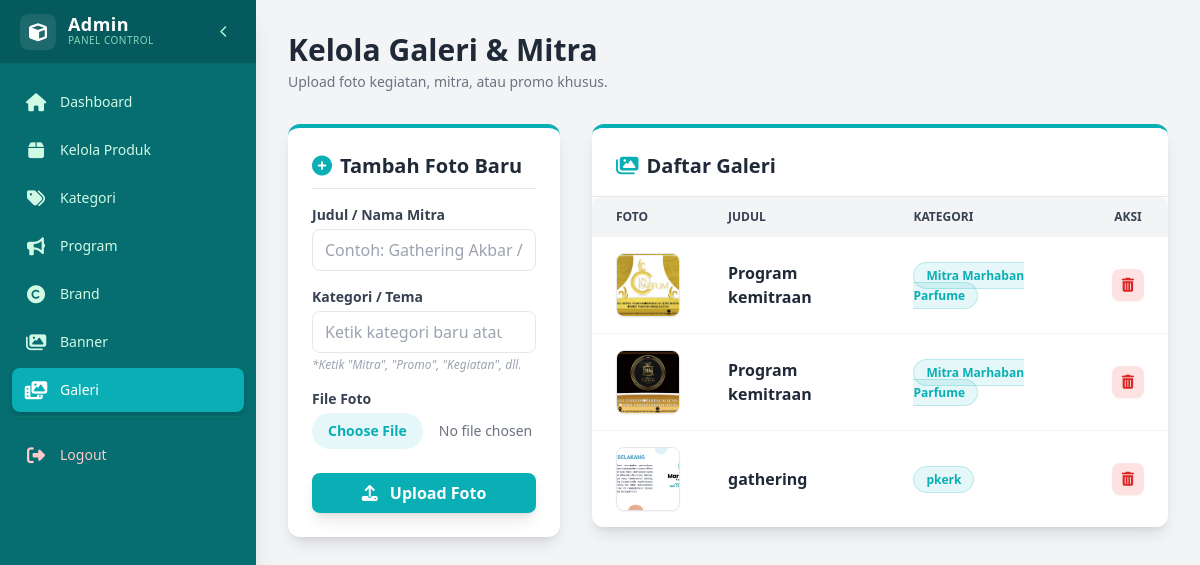
/admin/kelola_galeri.php (signed in), run on the app's committed database.
### tables this page shows
CREATE TABLE `gallery` (
  `id` int(11) NOT NULL AUTO_INCREMENT,
  `judul` varchar(100) NOT NULL,
  `kategori` varchar(50) NOT NULL,
  `gambar` varchar(255) NOT NULL,
  `created_at` timestamp NOT NULL DEFAULT current_timestamp(),
  PRIMARY KEY (`id`)
);

### admin/kelola_galeri.php (the view, shortened to what this page needs)
<?php
include '../config/koneksi.php';
?>
<!DOCTYPE html>
<html lang="id">
<head>
    <script src="https://cdn.tailwindcss.com"></script>
    <link rel="stylesheet" href="https://cdnjs.cloudflare.com/ajax/libs/font-awesome/6.4.0/css/all.min.css">
</head>
<body class="bg-gray-100 font-sans flex h-screen overflow-hidden">
    <?php include 'sidebar_menu.php'; ?>
    <main class="flex-1 overflow-x-hidden overflow-y-auto bg-gray-100 p-6 md:p-8">
        <div class="flex justify-between items-center mb-8">
            <div>
                <h1 class="text-3xl font-bold text-gray-800">Kelola Galeri & Mitra</h1>
                <p class="text-gray-500 text-sm mt-1">Upload foto kegiatan, mitra, atau promo khusus.</p>
            </div>
        </div>
        <div class="grid grid-cols-1 lg:grid-cols-3 gap-8">
            <div class="bg-white p-6 rounded-xl shadow-lg h-fit border-t-4 border-primary">
                <h2 class="text-xl font-bold text-gray-800 mb-4 border-b pb-2 flex items-center gap-2">
                    <i class="fas fa-plus-circle text-primary"></i> Tambah Foto Baru
                </h2>
                <form method="POST" enctype="multipart/form-data">
                    <div class="mb-4">
                        <label class="block text-sm font-bold text-gray-700 mb-1">Judul / Nama Mitra</label>
                        <input type="text" name="judul" class="w-full border px-3 py-2 rounded-lg focus:ring-2 focus:ring-primary/50 focus:outline-none transition" required placeholder="Contoh: Gathering Akbar / Toko A">
                    </div>
                    <div class="mb-4">
                        <label class="block text-sm font-bold text-gray-700 mb-1">Kategori / Tema</label>
                        <input type="text" list="kategori_list" name="kategori" class="w-full border px-3 py-2 rounded-lg focus:ring-2 focus:ring-primary/50 focus:outline-none transition" required placeholder="Ketik kategori baru atau pilih...">
                        <p class="text-xs text-gray-400 mt-1 italic">*Ketik "Mitra", "Promo", "Kegiatan", dll.</p>
                    </div>
                    <div class="mb-6">
                        <label class="block text-sm font-bold text-gray-700 mb-1">File Foto</label>
                        <input type="file" name="gambar" class="w-full text-sm text-gray-500 file:mr-4 file:py-2 file:px-4 file:rounded-full file:border-0 file:text-sm file:font-semibold file:bg-primary/10 file:text-primary hover:file:bg-primary/20 transition cursor-pointer" required>
                    </div>
                    <button type="submit" name="simpan" class="w-full bg-primary hover:bg-primaryHover text-white font-bold py-2 rounded-lg transition shadow-lg transform hover:-translate-y-0.5">
                        <i class="fas fa-upload mr-2"></i> Upload Foto
                    </button>
                </form>
            </div>
            <div class="lg:col-span-2">
                <div class="bg-white rounded-xl shadow-lg overflow-hidden border-t-4 border-primary">
                    <div class="p-6 border-b pb-4 bg-white sticky top-0 z-10">
                        <h2 class="text-xl font-bold text-gray-800 flex items-center gap-2">
                            <i class="fas fa-images text-primary"></i> Daftar Galeri
                        </h2>
                    </div>
                    <div class="overflow-x-auto max-h-[600px] overflow-y-auto">
                        <table class="w-full text-sm text-left text-gray-600">
                            <thead class="text-xs text-gray-700 uppercase bg-gray-100 sticky top-0">
                                <tr>
                                    <th class="px-6 py-3 rounded-tl-lg">Foto</th>
                                    <th class="px-6 py-3">Judul</th>
                                    <th class="px-6 py-3">Kategori</th>
                                    <th class="px-6 py-3 text-center rounded-tr-lg">Aksi</th>
                                </tr>
                            </thead>
                            <tbody class="divide-y divide-gray-100">
                                <?php
                                $q_galeri = mysqli_query($conn, "SELECT * FROM gallery ORDER BY kategori ASC, id DESC");
                                if(mysqli_num_rows($q_galeri) > 0):
                                    while($g = mysqli_fetch_assoc($q_galeri)):
                                ?>
                                <tr class="bg-white hover:bg-primary/5 transition">
                                    <td class="px-6 py-4">
                                        <div class="h-16 w-16 rounded-lg overflow-hidden border border-gray-200 shadow-sm">
                                            <img src="../assets/img/<?= $g['gambar'] ?>" class="w-full h-full object-cover">
                                        </div>
                                    </td>
                                    <td class="px-6 py-4 font-bold text-gray-800 text-base">
                                        <?= $g['judul'] ?>
                                    </td>
                                    <td class="px-6 py-4">
                                        <span class="bg-primary/10 text-primary px-3 py-1 rounded-full text-xs font-bold border border-primary/20">
                                            <?= $g['kategori'] ?>
                                        </span>
                                    </td>
                                    <td class="px-6 py-4 text-center">
                                        <button onclick="hapusFoto(<?= $g['id'] ?>)"
                                           class="w-8 h-8 inline-flex items-center justify-center bg-red-100 text-red-600 rounded-lg hover:bg-red-600 hover:text-white transition shadow-sm" title="Hapus">
                                            <i class="fas fa-trash-alt"></i>
                                        </button>
                                    </td>
                                </tr>
                                <?php endwhile; endif; ?>
                            </tbody>
                        </table>
                    </div>
                </div>
            </div>
        </div>
    </main>
</body>
</html>

### data on the page
gallery: gambar (picture), judul "Program kemitraan", kategori "Mitra Marhaban Parfume"
gallery: gambar (picture), judul "Program kemitraan", kategori "Mitra Marhaban Parfume"
gallery: gambar (picture), judul "gathering", kategori "pkerk"

### other printed values
$label "Dashboard Kelola Produk Kategori Program Brand Banner Galeri"
